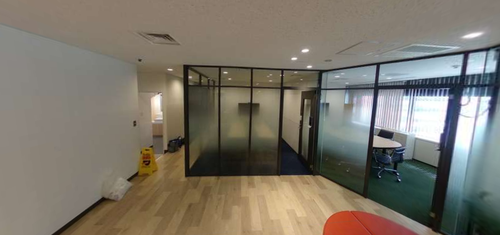
#> input picture saize/img/image3.png, 500 x 235 px, shrunk from 1070 x 502 before the run
$ python points_output.py
#> lines starting #> are read from the running program, lines starting #| are printed output that depends on the picture; after the words box and inside, x2 and y2 are one past the last pixel; in counts of white or black regions, pixels touching at a corner belong together
import cv2
import numpy as np
import datetime

# ORBによる特徴点の検出と描画をそれぞれ結び付けている

# 画像を読み込む
image1 = cv2.imread(r'img/image3.png')
#> image1 is the input picture: shape (235, 500, 3); mean B, G, R 105.8, 117.3, 123.5
image2 = cv2.imread(r'img/image4.png')
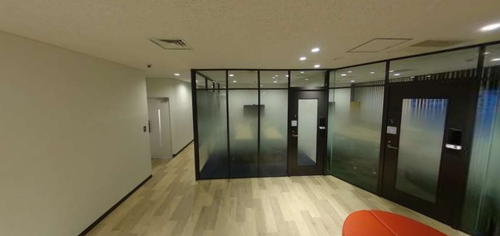
#> input picture saize/img/image4.png, 500 x 236 px, shrunk from 1070 x 504 before the run
#> image2 is the input picture: shape (236, 500, 3); mean B, G, R 83.7, 108.6, 116.6

#リサイズ
h_1, w_1, _= image1.shape
#> h_1 = 235; w_1 = 500
h_2, w_2, _= image2.shape
#> h_2 = 236; w_2 = 500

#縦、横サイズ、それぞれ小さい方を見つける
if h_1>h_2:
    h_min=h_2
else:
    h_min=h_1
#> h_min = 235
if w_1>w_2:
    w_min=w_2
else:
    w_min=w_1
#> w_min = 500

image1 = image1[0:h_min, 0:w_min]
image2 = image2[0:h_min, 0:w_min]
#> image2: shape (235, 500, 3)

# グレースケールに変換
gray1 = cv2.cvtColor(image1, cv2.COLOR_BGR2GRAY)
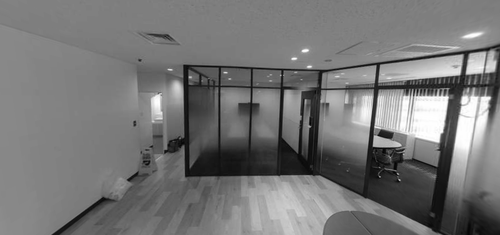
#> gray1: shape (235, 500); min 2, max 255, mean 117.8
gray2 = cv2.cvtColor(image2, cv2.COLOR_BGR2GRAY)
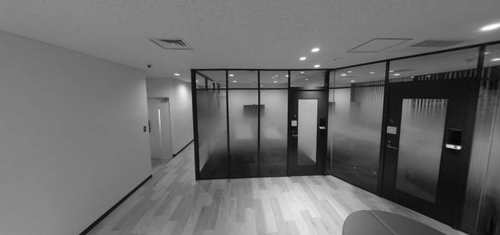
#> gray2: shape (235, 500); min 2, max 255, mean 108

# ORB検出器を使用してキーポイントとディスクリプタを検出
# orb = cv2.ORB_create()
# keypoints1, descriptors1 = orb.detectAndCompute(gray1, None)
# keypoints2, descriptors2 = orb.detectAndCompute(gray2, None)

# akaze検出器
akaze = cv2.AKAZE_create()
keypoints1, descriptors1 = akaze.detectAndCompute(gray1, None)
#> keypoints1 = 240 keypoints; strongest (x, y, size): (378, 142, 8.1), (385, 134, 8.1), (377, 141, 5.7), (156, 100, 8.1)
keypoints2, descriptors2 = akaze.detectAndCompute(gray2, None)
#> keypoints2 = 193 keypoints; strongest (x, y, size): (182, 94, 11.4), (307, 105, 11.4), (391, 130, 5.7), (184, 91, 8.1)

# ブルートフォースマッチャーを使用してディスクリプタ間のマッチを探す
bf = cv2.BFMatcher(cv2.NORM_HAMMING, crossCheck=True)
matches = bf.match(descriptors1, descriptors2)
#> matches = 76 matches

# 距離に基づいてマッチをソート（距離が小さいほど良い）
matches = sorted(matches, key=lambda x: x.distance)

# マッチを描画
matched_image = cv2.drawMatches(image1, keypoints1, image2, keypoints2, matches[:10], None, flags=2)
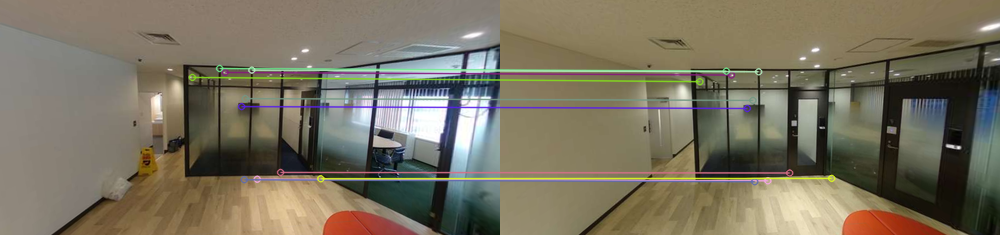
#> matched_image: shape (235, 1000, 3); mean B, G, R 95.7, 113.8, 120.9

# マッチした画像を保存
# 画像を保存する場所を変更する
timestamp = datetime.datetime.now().strftime("%Y%m%d_%H%M%S")
output_1 = f'output/akaze_matched_keypoints{timestamp}.png'
cv2.imwrite(output_1, matched_image)

# 2つの画像の差分を求める
difference = cv2.absdiff(gray1, gray2)
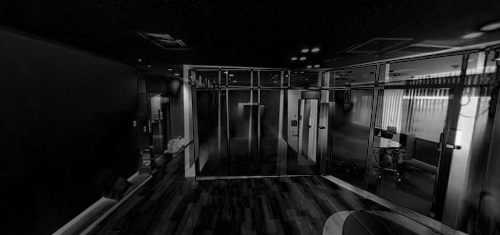
#> difference: shape (235, 500); min 0, max 249, mean 29.4

# 差分を強調するために閾値処理を行う
_, thresh = cv2.threshold(difference, 30, 255, cv2.THRESH_BINARY)
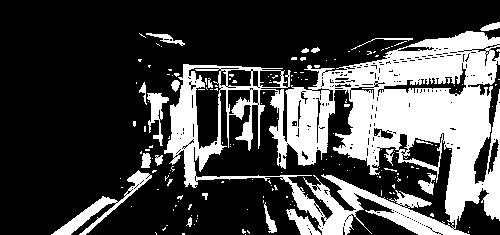
#> thresh: shape (235, 500); 28.3% white; 170 white regions (150 under 20 px), largest, box (x1, y1, x2, y2) and area: (164, 31, 500, 235) 29490, (51, 170, 152, 235) 1151, (147, 93, 169, 146) 472

# 差分画像を保存
output_2 = f'output/akaze_diff_img{timestamp}.png'
cv2.imwrite(output_2, thresh)

# 差分画像を表示
cv2.imshow('Difference', thresh)
cv2.waitKey(0)
cv2.destroyAllWindows()
